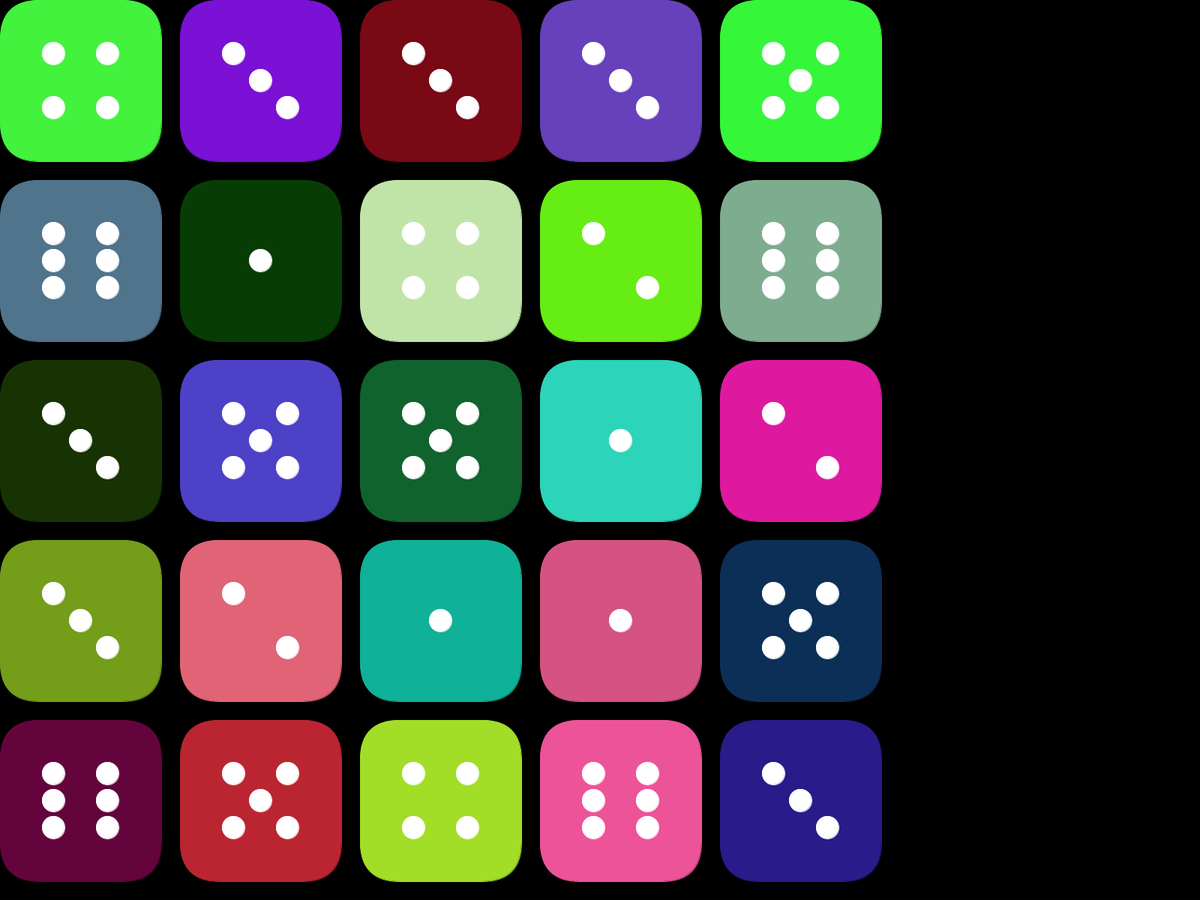
Frame 1 (no input)
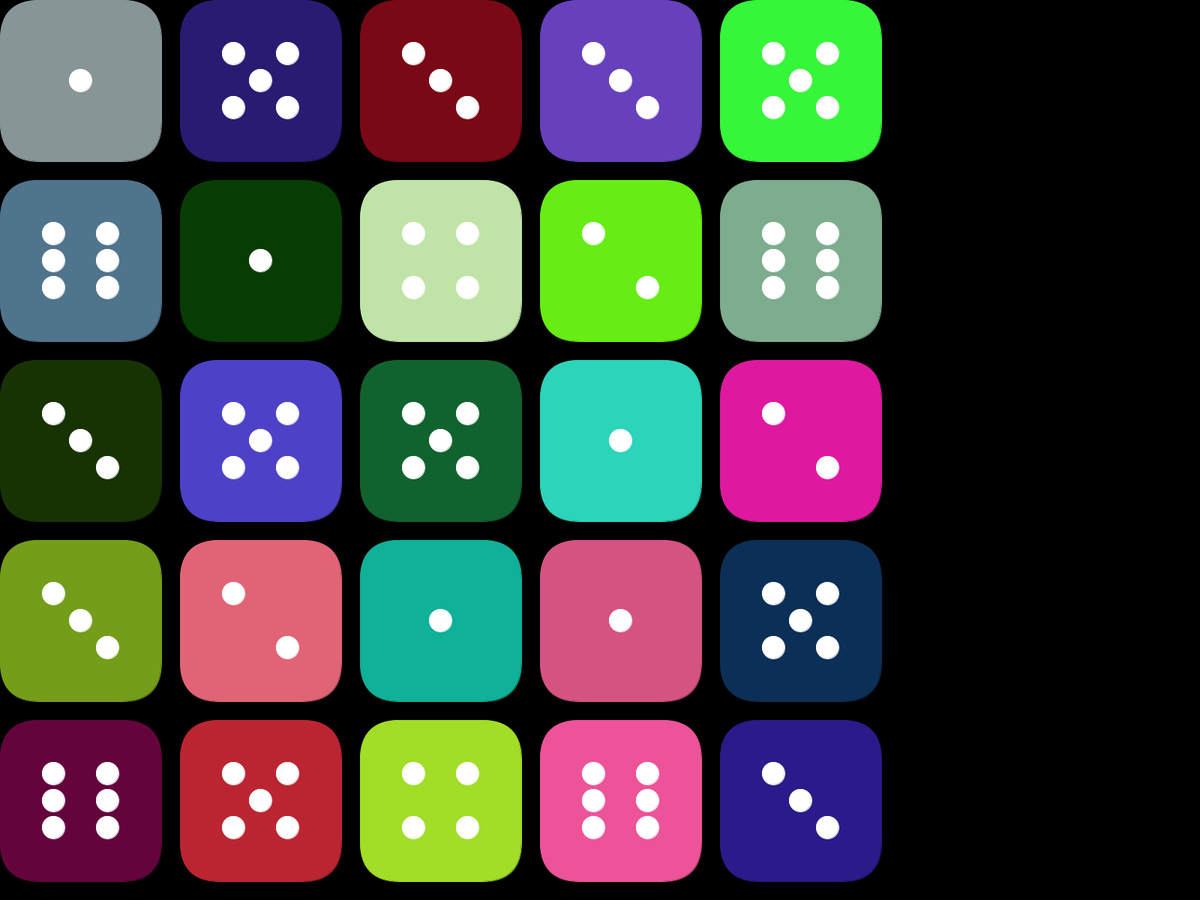
Frame 60 (the mouse pressed at the canvas centre just before this capture)
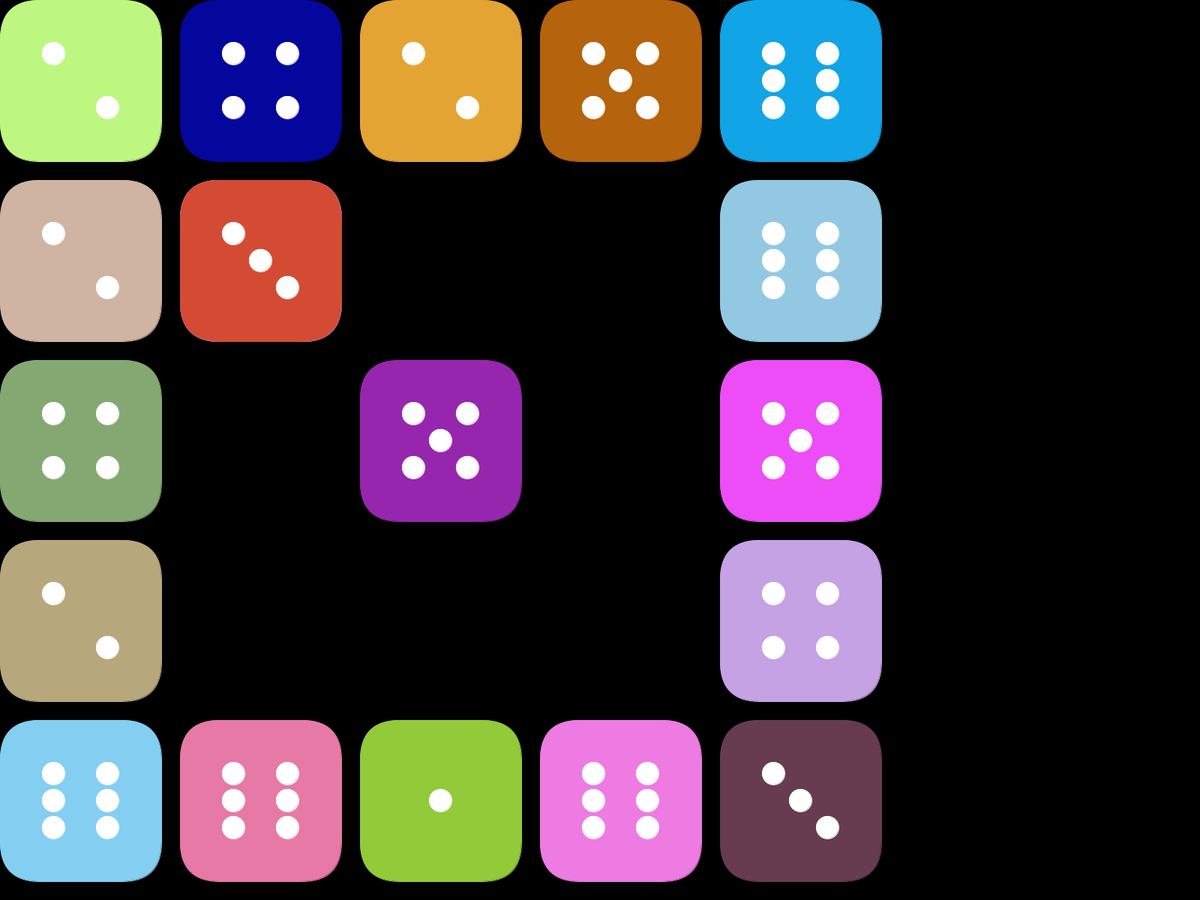
Frame 120 (the mouse held since frame 60 and released just before this capture)

The Processing sketch that drew these frames (run headless with seeded random() and noise(); from frame 60 on, the mouse is pressed at the canvas centre):

// Processing sketch: Roll_Some_Dice
// ── Roll_Some_Dice.pde
int size, savedTime, totalTime, x, y, l, counter, minX, minY, maxX, maxY;
Die dice [][];
boolean cascade;

void setup () {
  //size(500, 500);
  fullScreen();
  dice = new Die [5][5];
  size = (int)height/dice[0].length - 25;
  totalTime = 500;
  savedTime = millis();
  x = 0; 
  y = 0;
  cascade = true;
  l = 1;
  counter = 1;
  minX = 2;
  minY = 2;
  maxX = 2;
  maxY = 2;

  for (int i = 0; i < dice.length; i++) {
    for (int j = 0; j < dice[i].length; j++) {
      dice[i][j] = new Die ((size+25)*(i), (size+25)*(j), size);
    }
  }
}

void draw () {
  background(0);

  int passedTime = millis() - savedTime;

  for (int i = 0; i < dice.length; i++) {
    for (int j = 0; j < dice[i].length; j++) {
      dice[i][j].show();
    }
  }

  if (passedTime > totalTime) {
    if (cascade) {
      dice[x][y] = new Die ((size+25)*(x), (size+25)*(y), size);
      x++;
    } else {
      x = minX;
      y = minY;
      dice[x][y] = new Die ((size+25)*(minX), (size+25)*(minY), size);

      while (x < maxX) { //<>//
        dice[x][y] = new Die ((size+25)*(minX), (size+25)*(minY), size);
        x++;
      }
      while (y < maxY) { //<>//
        dice[x][y] = new Die ((size+25)*(minX), (size+25)*(minY), size);
        y++;
      }
      while (x > minX) { //<>//
        dice[x][y] = new Die ((size+25)*(minX), (size+25)*(minY), size);
        x--;
      }
      while (y > minY) { //<>//
        dice[x][y] = new Die ((size+25)*(minX), (size+25)*(minY), size);
        y--;
      }
    }
    counter++;
    l = 2 * (counter - 1);

    savedTime = millis();
    if (cascade) {
      if (x == dice.length && y == dice[0].length - 1) {
        x = 0;
        y = 0;
      } else if (x == dice.length) {
        y++;
        x = 0;
      }
    } else if (!cascade) {
      minX--;
      minY--;
      maxX++;
      maxY++;
      if (minX < 0 || maxX > 4 || minY < 0 || maxY > 4) {
        minX = 2;
        minY = 2;
        maxX = 2;
        maxY = 2;
      }
    }
  }
}

void mousePressed() {
  for (int i = 0; i < dice.length; i++) {
    for (int j = 0; j < dice[i].length; j++) {
      dice[i][j] = new Die ((size+25)*(i), (size+25)*(j), size);
    }
  }
  x = 0;
  y = 0;
  if (cascade) {
    cascade = false;
  } else {
    cascade = true;
  }
}

// ── Dice.pde
class Die {
  int num, x, y, size;
  float r, g, b;

  Die (int xPos, int yPos, int s) {
    x = xPos;
    y = yPos;
    size = s;
    num = (int) random (1, 7);
    r = random(255);
    g = random(255);
    b = random(255);
  }
  void show () {
    stroke (r, g, b);
    fill(r, g, b);
    rect (x, y, size, size, size/4);
    stroke (255);
    fill(255);
    if (num == 1) {
      ellipse (x + size/2, y + size/2, size/7, size/7);
    } else if (num == 2) {
      ellipse (x + size/3, y + size/3, size/7, size/7);
      ellipse (x + size*2/3, y + size*2/3, size/7, size/7);
    } else if (num == 3) {
      ellipse (x + size/3, y + size/3, size/7, size/7);
      ellipse (x + size/2, y + size/2, size/7, size/7);
      ellipse (x + size*2/3, y + size*2/3, size/7, size/7);
    } else if (num == 4) {
      ellipse (x + size/3, y + size/3, size/7, size/7);//top left
      ellipse (x + size*2/3, y + size/3, size/7, size/7);//top right
      ellipse (x + size/3, y + size*2/3, size/7, size/7);//bottom left
      ellipse (x + size*2/3, y + size*2/3, size/7, size/7);//bottom right
    } else if (num == 5) {
      ellipse (x + size/3, y + size/3, size/7, size/7);
      ellipse (x + size*2/3, y + size/3, size/7, size/7);
      ellipse (x + size/2, y + size/2, size/7, size/7);
      ellipse (x + size/3, y + size*2/3, size/7, size/7);
      ellipse (x + size*2/3, y + size*2/3, size/7, size/7);
    } else if (num == 6) {
      ellipse (x + size/3, y + size/3, size/7, size/7);//top left
      ellipse (x + size*2/3, y + size/3, size/7, size/7);//top right
      ellipse (x + size/3, y + size/2, size/7, size/7);//mid left
      ellipse (x + size*2/3, y + size/2, size/7, size/7);//mid right
      ellipse (x + size/3, y + size*2/3, size/7, size/7);//bottom left
      ellipse (x + size*2/3, y + size*2/3, size/7, size/7);//bottom right
    }
  }
}
